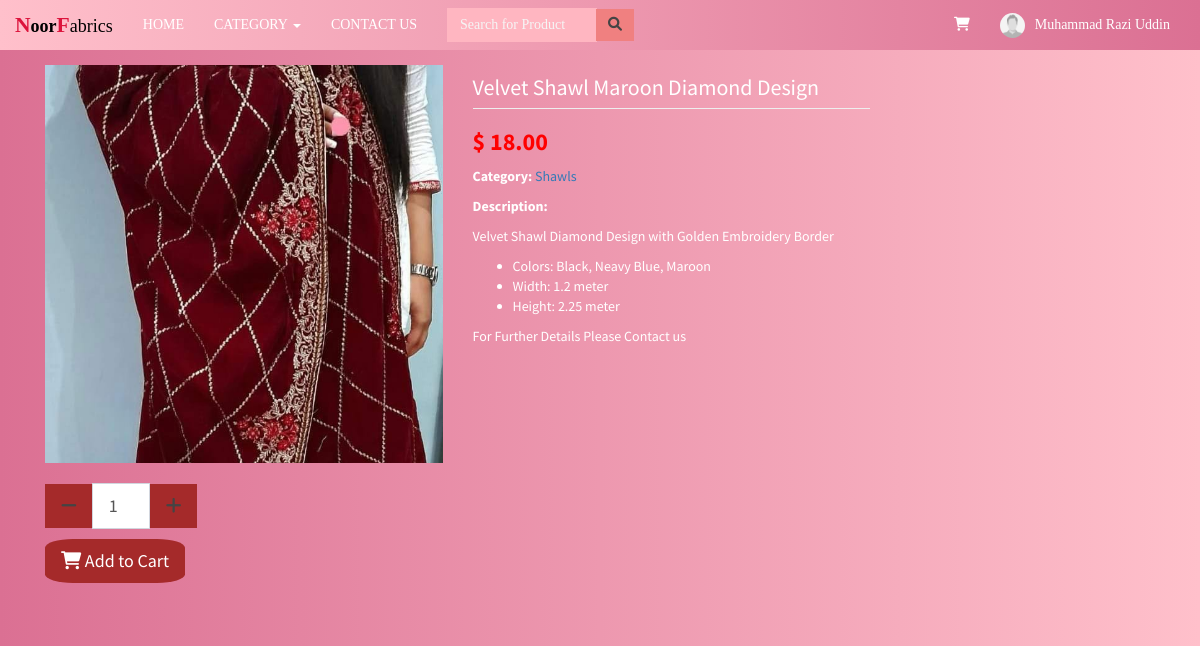
Page /product.php?product=velvet-shawl-maroon-diamond-design (signed in) on the committed database.
### tables this page shows
CREATE TABLE `users` (
  `id` int(11) NOT NULL,
  `email` varchar(200) NOT NULL,
  `password` varchar(60) NOT NULL,
  `type` int(1) NOT NULL,
  `firstname` varchar(50) NOT NULL,
  `lastname` varchar(50) NOT NULL,
  `address` text NOT NULL,
  `contact_info` varchar(100) NOT NULL,
  `photo` varchar(200) NOT NULL,
  `status` int(1) NOT NULL,
  `activate_code` varchar(15) NOT NULL,
  `reset_code` varchar(15) NOT NULL,
  `created_on` date NOT NULL
);

CREATE TABLE `products` (
  `id` int(11) NOT NULL,
  `category_id` int(11) NOT NULL,
  `name` text NOT NULL,
  `description` text NOT NULL,
  `slug` varchar(200) NOT NULL,
  `price` double NOT NULL,
  `photo` varchar(200) NOT NULL,
  `date_view` date NOT NULL,
  `counter` int(11) NOT NULL,
  `color` varchar(50) DEFAULT 'navy blue'
);

CREATE TABLE `category` (
  `id` int(11) NOT NULL,
  `name` varchar(100) NOT NULL,
  `cat_slug` varchar(150) NOT NULL
);

### includes/session.php (called while the page is built, shortened)
<?php
include 'includes/conn.php';
if (isset($_SESSION['user'])) {
    $conn = $pdo->open();
    try {
        $stmt = $conn->prepare("SELECT * FROM users WHERE id=:id");
        $stmt->execute(['id' => $_SESSION['user']]);
        $user = $stmt->fetch();
    } catch (PDOException $e) {
        echo "There is some problem in connection: " . $e->getMessage();
    }
}
?>

### product.php (the view, shortened to what this page needs)
<?php include 'includes/session.php'; ?>
<?php
$conn = $pdo->open();
$slug = $_GET['product'];
try {
    $stmt = $conn->prepare("SELECT *, products.name AS prodname, category.name AS catname, products.id AS prodid, category.id AS catid FROM products LEFT JOIN category ON category.id=products.category_id WHERE slug = :slug");
    $stmt->execute(['slug' => $slug]);
    $product = $stmt->fetch();
} catch (PDOException $e) {
    echo "There is some problem in connection: " . $e->getMessage();
}
?>
<?php include 'includes/header.php'; ?>
<body class="hold-transition skin-blue layout-top-nav">
    <div class="wrapper">
        <?php include 'includes/navbar.php'; ?>
        <div class="content-wrapper">
            <div class="container">
                <section class="content">
                    <div class="row">
                        <div class="col-sm-9">
                            <div class="row">
                                <div class="col-sm-6">
                                    <img src="<?php echo (!empty($product['photo'])) ? 'images/' . $product['photo'] : 'images/noimage.jpg'; ?>" width="100%" class="zoom" data-magnify-src="images/large-<?php echo $product['photo']; ?>">
                                    <br><br>
                                    <form class="form-inline" id="productForm">
                                        <div class="form-group">
                                            <div class="input-group col-sm-5">
                                                <span class="input-group-btn">
                                                    <button type="button" id="minus" class="btn btn-default btn-flat btn-lg"><i class="fa fa-minus"></i></button>
                                                </span>
                                                <input type="text" name="quantity" id="quantity" class="form-control input-lg" value="1">
                                                <span class="input-group-btn">
                                                    <button type="button" id="add" class="btn btn-default btn-flat btn-lg"><i class="fa fa-plus"></i>
                                                    </button>
                                                </span>
                                            </div>
                                                <br>
                                            <button type="submit" class="btn btn-primary btn-lg btn-flat" style="border-radius:20% !important; margin-top:3%;"><i class="fa fa-shopping-cart"></i> Add to Cart</button>
                                        </div>
                                    </form>
                                </div>
                                <div class="col-sm-6">
                                    <h1 class="page-header"><?php echo $product['prodname']; ?></h1>
                                    <h3 style="color:red"><b>&#36; <?php echo number_format($product['price'], 2); ?></b></h3>
                                    <p><b>Category:</b> <a href="category.php?category=<?php echo $product['cat_slug']; ?>"><?php echo $product['catname']; ?></a></p>
                                    <p><b>Description:</b></p>
                                    <p><?php echo $product['description']; ?></p>
                                </div>
                            </div>
                            <br>
                        </div>
                        <div class="col-sm-3">
                        </div>
                    </div>
                </section>
            </div>
        </div>
        <?php include 'includes/footer.php'; ?>
    </div>
</body>
</html>

### includes/navbar.php (shortened to what this page needs)
<header class="main-header">
  <nav class="navbar navbar-static-top">
    <div class="container-fluid">
      <div class="navbar-header">
        <a href="index.php" class="navbar-brand"><b><span style="color:crimson ; font-weight: bolder; font-size:larger">N</span>oor</b><span style="color:crimson; font-weight: bolder; font-size:larger">F</span>abrics</a>
      </div>
      <div class="collapse navbar-collapse pull-left" id="navbar-collapse">
        <ul class="nav navbar-nav">
          <li><a href="index.php">HOME</a></li>
          <li class="dropdown">
            <a href="#" class="dropdown-toggle" data-toggle="dropdown">CATEGORY <span class="caret"></span></a>
          </li>
          <li><a href="contact.php">CONTACT US</a></li>
        </ul>
        <form method="POST" class="navbar-form navbar-left" action="search.php">
          <div class="input-group">
            <input type="text" class="form-control" id="navbar-search-input" name="keyword" placeholder="Search for Product" required style="background-color:lightpink;">
            <div class="input-group-btn">
              <button type="submit" class="btn btn-default btn-flat" style="background-color:lightcoral; border:none;"><i class="fa fa-search"></i></button>
            </div>
          </div>
        </form>
      </div>
      <div class="navbar-custom-menu">
        <ul class="nav navbar-nav">
          <li class="dropdown messages-menu">
            <a href="#" class="dropdown-toggle" data-toggle="dropdown">
              <i class="fa fa-shopping-cart"></i>
            </a>
          </li>
          <?php
          if (isset($_SESSION['user'])) {
            $image = (!empty($user['photo'])) ? 'images/' . $user['photo'] : 'images/profile.jpg';
            echo '
                <li class="dropdown user user-menu">
                  <a href="#" class="dropdown-toggle" data-toggle="dropdown">
                    <img src="' . $image . '" class="user-image" alt="User Image">
                    <span class="hidden-xs">' . $user['firstname'] . ' ' . $user['lastname'] . '</span>
                  </a>
                  <ul class="dropdown-menu">
                    <li class="user-header">
                      <img src="' . $image . '" class="img-circle" alt="User Image">
                      <p>
                        ' . $user['firstname'] . ' ' . $user['lastname'] . '
                        <small>Member since ' . date('M. Y', strtotime($user['created_on'])) . '</small>
                      </p>
                    </li>
                    <li class="user-footer">
                      <div class="pull-left">
                        <a href="profile.php" class="btn btn-default btn-flat">Profile</a>
                      </div>
                      <div class="pull-right">
                        <a href="logout.php" class="btn btn-default btn-flat">Sign out</a>
                      </div>
                    </li>
                  </ul>
                </li>
              ';
          }
          ?>
        </ul>
      </div>
    </div>
  </nav>
</header>

### includes/header.php (style rules this page uses)
@media (min-width: 768px) { #navbar-search-input { width: 60px; } }
@media (min-width: 992px) { #navbar-search-input { width: 150px; } }

### includes/navbar.php (style rules this page uses)
.navbar { background-color: palevioletred; background-image: linear-gradient(to right, Pink , palevioletred); font-family: 'Times New Roman', Times, serif; }
.navbar-brand { color: black !important; font-size: large !important; }
::placeholder { color: whitesmoke !important; }

### product.php (style rules this page uses)
.content-wrapper { background-color: palevioletred; background-image: linear-gradient(to right, palevioletred, Pink ); color: white !important; }
.btn-flat { background-color: brown; border: none; }

### rows in the picture
users: firstname "Muhammad Razi", lastname "Uddin"
products: photo (picture), name "Velvet Shawl Maroon Diamond Design", price "18.00", category.name "Shawls", description "Velvet Shawl Diamond Design with Golden Embroidery Border Colors: Black, Neavy Blue, Maroon Width: 1.2 meter Height: 2.25 meter For Further Details Please Contact us"
